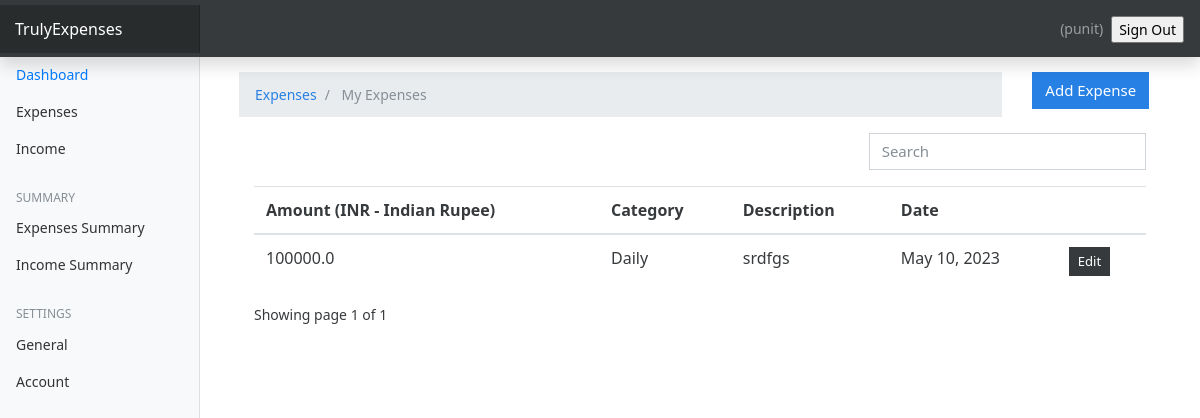
Screenshot of / (signed in) with the database file from the repository.
### userpreferences/models.py (models this page shows, shortened)
class UserPreference(models.Model):
    user = models.OneToOneField(to=User, on_delete=models.CASCADE)
    currency = models.CharField(max_length=255, blank=True, null=True)

### expenses/models.py (models this page shows, shortened)
class Expense(models.Model):
    amount = models.FloatField()
    date = models.DateField(default=now)
    description = models.TextField()
    owner = models.ForeignKey(to=User, on_delete=models.CASCADE)
    category = models.CharField(max_length=266)
    class Meta:
        ordering: ['-date']

### expenses/views.py (the view)
# urls.py: path('', views.index, name="expenses"),
@login_required(login_url='/authentication/login')
def index(request):
    categories = Category.objects.all()
    expenses = Expense.objects.filter(owner=request.user)
    paginator = Paginator(expenses, 5)
    page_number = request.GET.get('page')
    page_obj = Paginator.get_page(paginator, page_number)
    try:
        currency = UserPreference.objects.get(user=request.user).currency
    except:
        currency = "INR"
    context = {
        'expenses': expenses,
        'page_obj': page_obj,
        'currency': currency
    }
    return render(request, 'expenses/index.html', context)

### templates/expenses/index.html (shortened to what this page needs)
{% extends 'base.html' %}
{% load static %}
{% block content %}
<div class="container mt-4">
  <div class="row">
    <div class="col-md-10">
      <nav aria-label="breadcrumb">
        <ol class="breadcrumb">
          <li class="breadcrumb-item">
            <a href="">Expenses</a>
          </li>
          <li class="breadcrumb-item active" aria-current="page">
            My Expenses
          </li>
        </ol>
      </nav>
    </div>
    <div class="col-md-2">
      <a href="{% url 'add-expenses'%}" class="btn btn-primary">Add Expense</a>
    </div>
  </div>
  <div class="container">
    {% include 'partials/_messages.html' %} {% if expenses.count %}
    <div class="row">
      <div class="col-md-8"></div>
      <div class="col-md-4">
        <div class="form-group">
          <input type="text" class="form-control" id="searchField" placeholder="Search">
        </div>
      </div>
    </div>
<div class="app-table">
  <table class="table table-stripped table-hover">
    <thead>
      <tr>
        <th>Amount ({{currency}})</th>
        <th>Category</th>
        <th>Description</th>
        <th>Date</th>
        <th></th>
      </tr>
    </thead>
    <tbody>
      {% for expense in page_obj%}
      <tr>
        <td>{{expense.amount}}</td>
        <td>{{expense.category}}</td>
        <td>{{expense.description}}</td>
        <td>{{expense.date}}</td>
        <td>
          <a
            href="{% url 'expense-edit' expense.id  %}"
            class="btn btn-secondary btn-sm"
            >Edit</a
          >
        </td>
      </tr>
      {% endfor %}
    </tbody>
  </table>
</div>
    <div class="pagination-container">
    <div class="">
      Showing page {{page_obj.number}} of {{ page_obj.paginator.num_pages }}
    </div>
    {% endif %}
  </div>
</div>
</div>
{% endblock content %}

### templates/base.html (shortened to what this page needs)
{% load static %}
<html lang="en">
  <head>
    <link href="{% static 'css/bootstrap.min.css'%}" rel="stylesheet" />
    <link href="{% static 'css/main.css'%}" rel="stylesheet" />
    <link href="{% static 'css/dashboard.css' %}" rel="stylesheet" />
  </head>
  <body>
    <nav class="navbar navbar-dark fixed-top bg-dark flex-md-nowrap p-0 shadow">
      <a class="navbar-brand col-sm-3 col-md-2 mr-0" href="#">TrulyExpenses</a>
      <ul
        class="navbar-nav px-3"
        style="display: flex; flex-direction: row; align-items: center;"
      >
        <li class="nav-item text-nowrap">
          <span class="nav-link" href="">
            ({{request.user.username}})
          </span>
        </li>
        <li class="nav-item text-nowrap mt-3 ml-2">
          <form action="{% url  'logout' %}" method="POST">
            <input
              class="text text-capitalize"
              type="submit"
              value="Sign out"
            />
          </form>
        </li>
      </ul>
    </nav>
    <div class="container-fluid">
      <div class="row">
        {% include 'partials/_sidebar.html' %}
        <main role="main" class="col-md-9 ml-sm-auto col-lg-10 px-4">
          {% block content %} {% endblock %}
        </main>
      </div>
    </div>
  </body>
</html>

### expenseswebsite/static/css/dashboard.css (style rules this page uses)
body { font-size: 0.875rem; }
[role="main"] { padding-top: 133px; }
@media (min-width: 768px) { [role="main"] { padding-top: 48px; } }
.navbar-brand { padding-top: 0.75rem; padding-bottom: 0.75rem; font-size: 1rem; background-color: rgba(0, 0, 0, 0.25); box-shadow: inset -1px 0 0 rgba(0, 0, 0, 0.25); }

### rows the page displays
UserPreference: currency "INR - Indian Rupee"
Expense: amount "100000.0", category "Daily", description "srdfgs", date "May 10, 2023"

### other values shown
{{ request.user.username }} "punit"
{{ page_obj.number }} "1"
{{ page_obj.paginator.num_pages }} "1"
